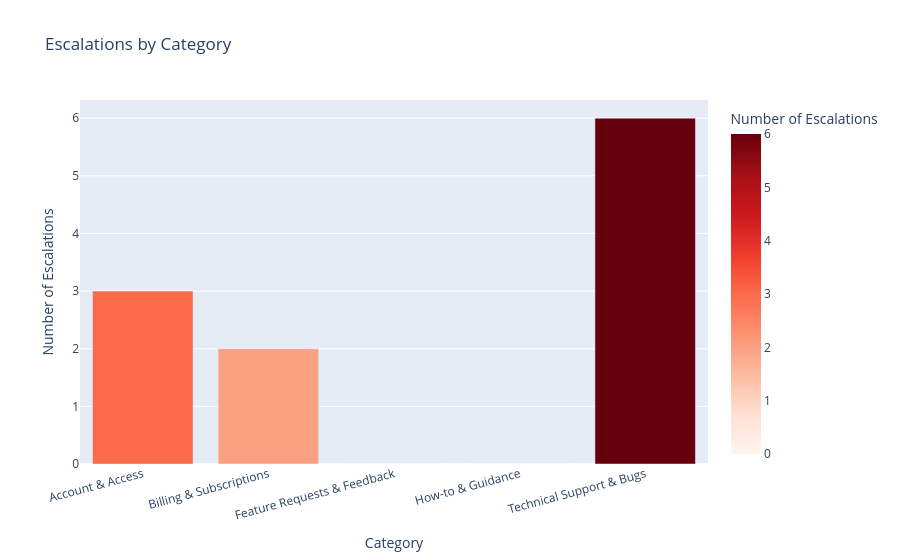

Source (notebook cell):
### Markdown cell above
Tag analysis reveals that core product features — Account Management and Task Management — are the primary pain points, alongside Performance & Speed issues. Combined with frequent Billing & Payment tags, this suggests both product stability and revenue retention are at risk. Feature Request volume indicates unmet customer needs that competitors may already be addressing.

### Code cell
escalation_by_category = final_data.groupby('category')['escalation_flag'].sum().reset_index()
escalation_by_category.columns = ['category', 'escalations']

fig = px.bar(
    escalation_by_category,
    x='category',
    y='escalations',
    title='Escalations by Category',
    labels={'category': 'Category', 'escalations': 'Number of Escalations'},
    color='escalations',
    color_continuous_scale='Reds'
)
fig.update_layout(xaxis_tickangle=-15)
fig.show()

### Figure 1 — Plotly figure (JSON) as saved in the notebook; plotly's stock layout.template omitted (floating-point values rounded to 4 significant figures)
{"data": [{"hovertemplate": "Category=%{x}<br>Number of Escalations=%{marker.color}<extra></extra>", "legendgroup": "", "marker": {"color": [3, 2, 0, 0, 6], "coloraxis": "coloraxis", "pattern": {"shape": ""}}, "name": "", "orientation": "v", "showlegend": false, "textposition": "auto", "type": "bar", "x": ["Account & Access", "Billing & Subscriptions", "Feature Requests & Feedback", "How-to & Guidance", "Technical Support & Bugs"], "xaxis": "x", "y": [3, 2, 0, 0, 6], "yaxis": "y"}], "layout": {"barmode": "relative", "coloraxis": {"colorbar": {"title": {"text": "Number of Escalations"}}, "colorscale": [[0, "rgb(255,245,240)"], [0.125, "rgb(254,224,210)"], [0.25, "rgb(252,187,161)"], [0.375, "rgb(252,146,114)"], [0.5, "rgb(251,106,74)"], [0.625, "rgb(239,59,44)"], [0.75, "rgb(203,24,29)"], [0.875, "rgb(165,15,21)"], [1, "rgb(103,0,13)"]]}, "legend": {"tracegroupgap": 0}, "title": {"text": "Escalations by Category"}, "xaxis": {"anchor": "y", "domain": [0, 1], "tickangle": -15, "title": {"text": "Category"}}, "yaxis": {"anchor": "x", "domain": [0, 1], "title": {"text": "Number of Escalations"}}}}
